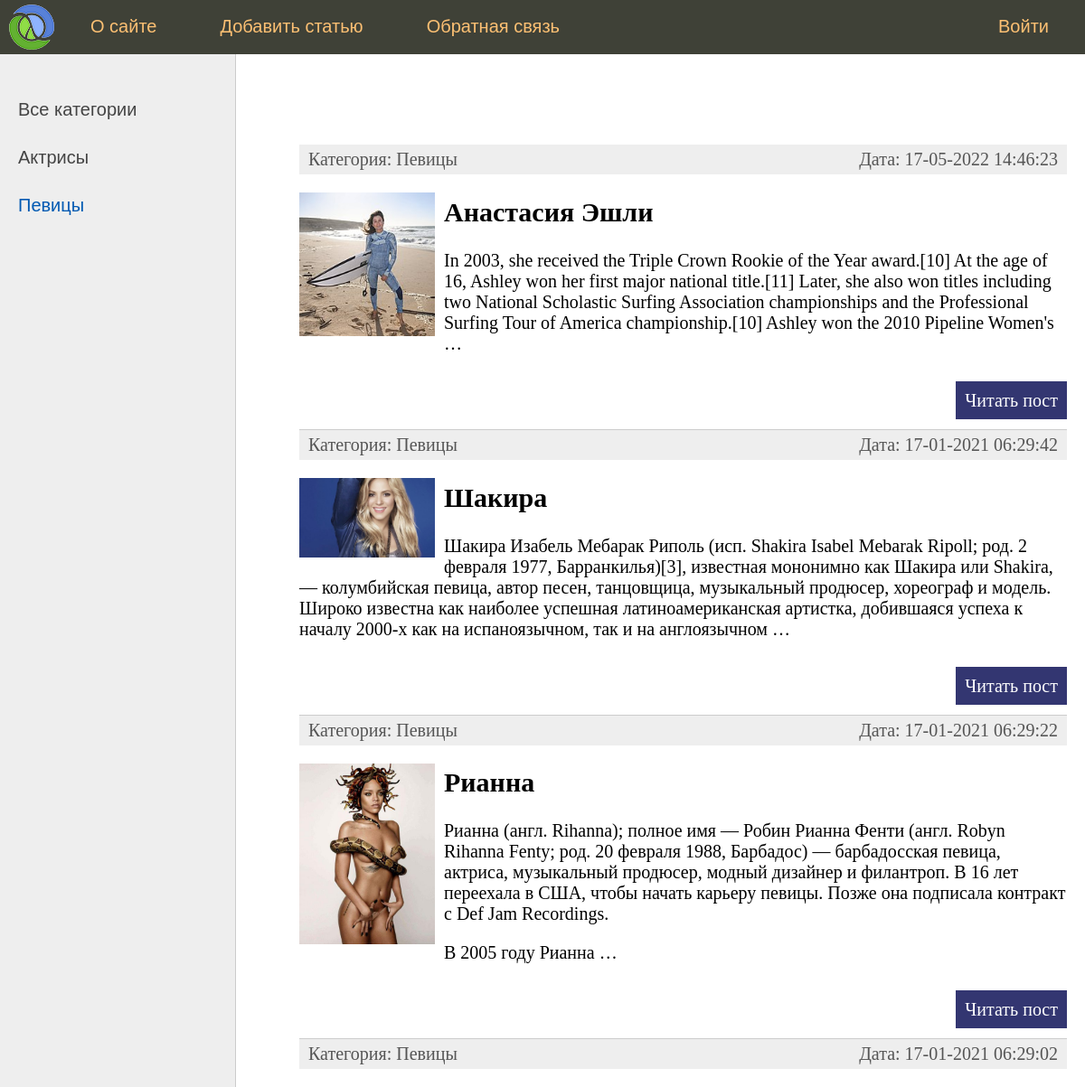
Before: /category/pevicy/ (upper part) with the older database file.
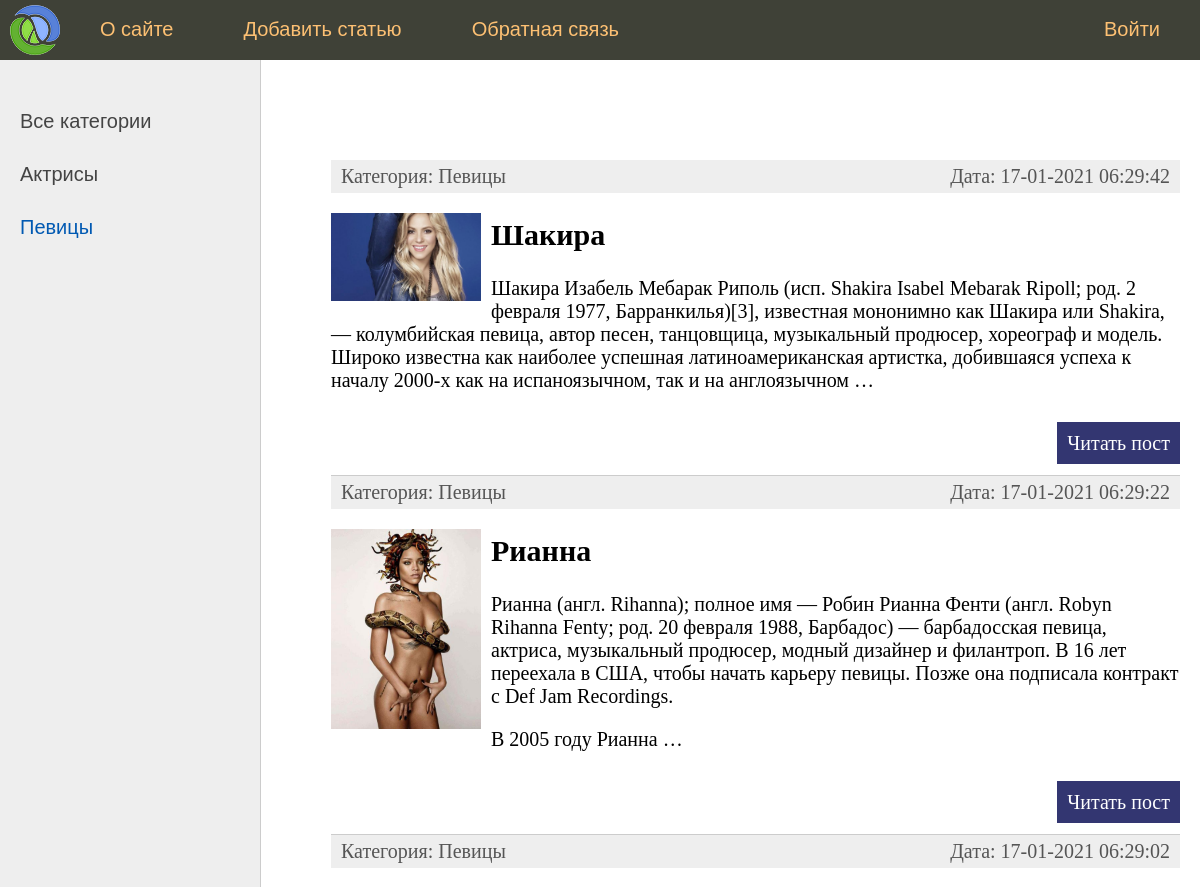
After: the same page with the newer database file.
### women/models.py (models this page shows, shortened)
class Category(models.Model):
    name = models.CharField(max_length=100, db_index=True,verbose_name='Категория')
    slug = models.SlugField(max_length=255, unique=True, db_index=True, verbose_name="URL")
    def __str__(self):
        return self.name
    def get_absolute_url(self):
        return reverse('category', kwargs={'cat_slug': self.slug})
    class Meta:
        verbose_name = ' Категория'
        verbose_name_plural = ' Категории'
        ordering = ['id']

class Women (models.Model):
    title = models.CharField(max_length=255,verbose_name='Заголовок')
    slug = models.SlugField(max_length=255,unique=True,db_index=True,verbose_name="URL")
    content =models.TextField(blank=True,verbose_name='Текст статьи')
    photo = models.ImageField(upload_to="photos/%Y/%m/%d/",verbose_name='Фото')
    time_create = models.DateTimeField(auto_now_add=True,verbose_name='Время создания')
    time_update = models.DateTimeField(auto_now=True,verbose_name='Время изменения')
    is_published = models.BooleanField(default=True,verbose_name='Публикация')
    cat = models.ForeignKey('Category', on_delete=models.PROTECT,verbose_name='Категория')
    def get_absolute_url(self):
        return reverse('post', kwargs={'post_slug': self.slug})
    class Meta:
        verbose_name = ' Известные женщины '
        verbose_name_plural = ' Известные женщины '
        ordering = ['-time_create','title']

### women/views.py (the view)
# urls.py: path('category/<slug:cat_slug>/', WomenCategory.as_view(), name='category'),
class WomenCategory(ListView):
    model = Women
    template_name = 'women/index.html'
    context_object_name = 'posts'
    allow_empty = False
    def get_queryset(self):
        return Women.objects.filter(cat__slug=self.kwargs['cat_slug'], is_published=True)
    def get_context_data(self, *, object_list=None, **kwargs):
        context = super().get_context_data(**kwargs)
        context['menu'] = menu
        context['title'] = 'Категория - '+str(context['posts'][0].cat)
        context['cat_selected'] = context['posts'][0].cat_id
        return context

### women/templatetags/women_tags.py (called while the page is built)
@register.inclusion_tag('women/list_categories.html')
def show_categories(sort=None, cat_selected=0):
    if not sort:
        cats = Category.objects.all()
    else:
        cats = Category.objects.order_by(sort)
    return {"cats": cats,"cat_selected": cat_selected}

### women/templates/women/index.html (shortened to what this page needs)
{% extends 'women/base.html' %}
{% block content %}
<ul class="list-articles">
	{% for p in posts %}
			<li><div class="article-panel">
				<p class="first">Категория: {{p.cat}}</p>
				<p class="last">Дата: {{p.time_update|date:"d-m-Y H:i:s"}}</p>
			</div>
				{%  if p.photo %}
				<p><img class="img-article-left thumb" src="{{p.photo.url}}"></p>
				{% endif %}
				<h2>{{p.title}}</h2>
	{% autoescape on %}
	{{p.content|linebreaks|truncatewords:50}}
	{% endautoescape %}
			<p class="link-read-post"><a href="{{p.get_absolute_url }}">Читать пост</a></p>
			</li>
	{% endfor %}
</ul>
{% endblock %}

### women/templates/women/base.html (shortened to what this page needs)
{% load static %}
{% load women_tags %}
<!DOCTYPE html>
<html>
<head>
	<link type="text/css" href="{% static 'women/css/styles.css' %}" rel="stylesheet" />
</head>
<body>
<table class="table-page" border=0 cellpadding="0" cellspacing="0">
<tr><td valign=top>
{% block mainmenu %}
		<div class="header">
			<ul id="mainmenu" class="mainmenu">
			<li class="logo"><a href="{% url 'home' %}"><div class="logo"></div></a></li>
{% for m in menu %}
	{% if not forloop.last %}
			<li><a href="{% url m.url_name %}">{{m.title}}</a></li>
	{% else %}
			<li class="last"><a href="{% url m.url_name %}">{{m.title}}</a></li>
	{% endif %}
{% endfor %}
			</ul>
		</div>
{% endblock mainmenu %}
<table class="table-content" border=0 cellpadding="0" cellspacing="0">
<tr>
	<td valign="top" class="left-chapters">
	<ul id="leftchapters">
{% if cat_selected == 0 %}
		<li class="selected">Все категории</li>
{% else %}
		<li><a href="{% url 'home' %}">Все категории</a> </li>
{% endif %}
{% show_categories 'name' cat_selected %}
	</ul>
</td>
<td valign="top" class="content">
	<div class="content-text">
{% block content %}
{% endblock %}
	</div>
</td></tr></table>
</td></tr>
</table>
</body>
</html>

### women/templates/women/list_categories.html
{% for c in cats %}
		{%  if c.pk == cat_selected %}
		<li class="selected">{{c.name}}</li>
		{% else %}
		<li><a href="{{c.get_absolute_url}}">{{c.name}}</a> </li>
		{% endif %}
{% endfor %}

### women/static/women/css/styles.css (style rules this page uses)
html, body { font-family: 'Arial'; margin: 0; padding: 0; height: 100%; width: 100%; color: #444; }
a { color: #0059b2; text-decoration: none; }
img { max-width: 600px; height: auto; }
img.img-article-left { max-width: 300px; height: auto; float: left; padding: 0 10px 10px 0; }
img.img-article-left.thumb { max-width: 150px; height: auto; }
p.link-read-post { text-align: right; }
p.link-read-post a { padding: 10px; min-width: 100px; background: #333671; color: #fff; text-decoration: none; }
div.article-panel { background: #eee; padding: 5px 10px 5px 10px; box-sizing: border-box; overflow: hidden; color: #555; }
div.article-panel p.first { margin: 0; float: left; }
div.article-panel p.last { margin: 0; float: right; }
ul.list-articles { list-style: none; margin: 0; padding: 0; }
ul.list-articles li { border-bottom: 1px solid #ccc; }
.table-page { width: 100%; height: 100%; vertical-align: top; }
.table-page tr { height: 100%; }
.header { background: #3F4137; height: 60px; }
.logo { background: url('../images/logo.png') no-repeat 10px 5px; width: 70px; height: 60px; }
ul.mainmenu { list-style: none; margin: 0; padding: 0; height: 60px; color: #fdc073; font-size: 20px; overflow: hidden; }
ul.mainmenu li { float: left; margin: 18px 40px 0 30px; }
ul.mainmenu li.logo { margin: 0; }
ul.mainmenu li.last { float: right; }
ul.mainmenu li a { color: #fdc073; text-decoration: none; }
.table-content { width: 100%; min-height: 100%; height: 100%; }
.left-chapters { margin: 0; background: #eee; border-right: 1px solid #ccc; min-height: 100%; }
.left-chapters ul { width: 230px; min-height: 100%; margin: 0; padding: 20px 10px 10px 20px; list-style: none; font-size: 20px; }
.left-chapters ul li { margin: 30px 0 0 0; color: #999; }
.left-chapters ul li.selected { color: #0059b2; }
.left-chapters ul li a { color: #444; text-decoration: none; }
.content { padding: 40px 20px 20px 40px; width: 100%; box-sizing: border-box; }
.content-text { margin: 60px 0 0 30px; color: #000; font-size: 20px; font-family: Yandex Sans Display Light; }

Changed rows visible on the page:
no longer on this page (row edited): Women: cat "Певицы", time_update "17-05-2022 14:46:23", photo (picture), title "Анастасия Эшли", content "In 2003, she received the Triple Crown Rookie of the Year award.[10] At the age of 16, Ashley won her first major national title.[11] Later, she also won titles including two National Scholastic Surfing Association championships and the Professional Surfing Tour of America championship.[10] Ashley won the 2010 Pipeline Women's …"
